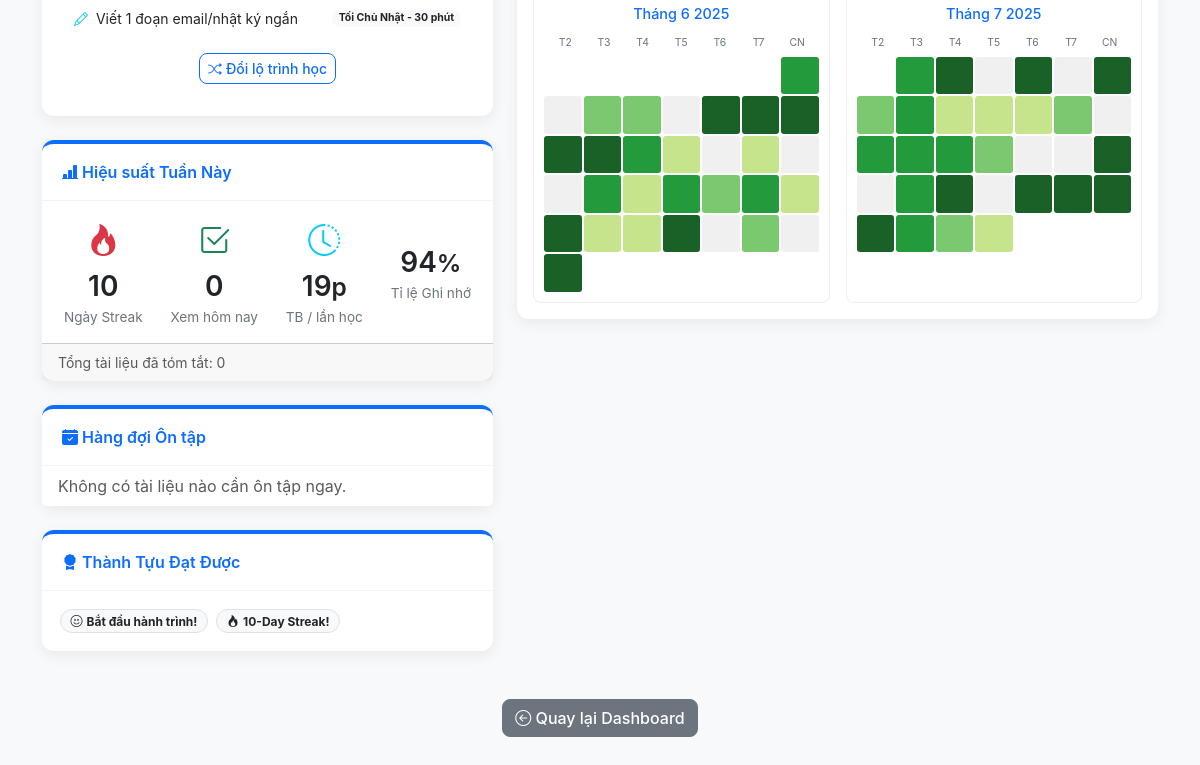
Before: /timeline (lower part) with the older database file.
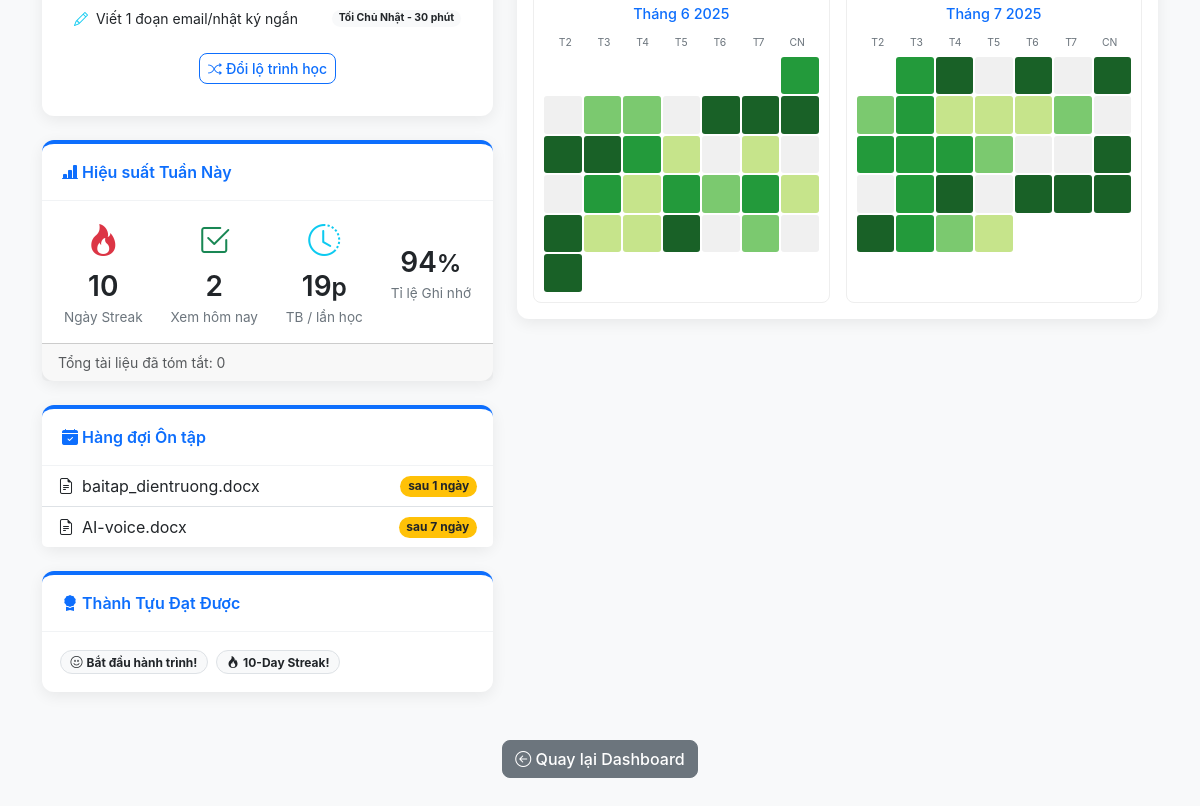
After: the same page with the newer database file.
### app.py (models this page shows)
class Document(db.Model):
    id = db.Column(db.Integer, primary_key=True)
    filename = db.Column(db.String(200), nullable=False)
    filepath = db.Column(db.String(300), nullable=False, unique=True)
    category = db.Column(db.String(100), nullable=True, default="Chưa phân loại")
    uploaded_date = db.Column(db.DateTime, nullable=False, default=lambda: datetime.now(timezone.utc))
    last_viewed_date = db.Column(db.DateTime, nullable=True)
    doc_type = db.Column(db.String(20), nullable=False, default='file')
    engagement_level = db.Column(db.String(50), nullable=True)
    custom_note = db.Column(db.Text, nullable=True)
    deadline = db.Column(db.Date, nullable=True)
    extracted_content = db.Column(db.Text, nullable=True)
    user_summary = db.Column(db.Text, nullable=True)
    ai_topic_label = db.Column(db.String(100), nullable=True)
    win_criteria_description = db.Column(db.Text, nullable=True)
    target_score = db.Column(db.Integer, nullable=True)
    actual_score = db.Column(db.Integer, nullable=True)
    keywords = db.Column(db.Text, nullable=True)
    context_event = db.Column(db.String(200), nullable=True)
    is_goal_related = db.Column(db.Boolean, default=False, nullable=False)
    filename_normalized = db.Column(db.String(200), nullable=True)
    workspace_items = db.relationship('WorkspaceItem', backref='document', lazy=True, cascade="all, delete-orphan")
    relations = db.relationship('WorkspaceItemRelation', backref='document', lazy=True, cascade="all, delete-orphan")
    learning_objectives = db.relationship('LearningObjective', backref='doc', lazy=True, cascade="all, delete-orphan")

### app.py (the view)
@app.route('/timeline', endpoint='study_timeline')
def study_timeline():
    docs_viewed_today_count = 0; docs_summarized_count = 0
    try:
        today_start_utc = datetime.now(timezone.utc).replace(hour=0, minute=0, second=0, microsecond=0)
        today_end_utc = today_start_utc + timedelta(days=1)
        docs_viewed_today_count = db.session.query(Document.id).filter(Document.last_viewed_date.between(today_start_utc, today_end_utc)).count()
        docs_summarized_count = db.session.query(Document.id).filter(Document.user_summary.isnot(None) & (Document.user_summary != '')).count()
    except Exception as e: print(f"Error fetching timeline stats: {e}")
    streak_days = random.randint(0, 20); avg_session_time = random.randint(10, 45); review_queue = []
    try:
        review_docs = get_random_docs(Document, 5)
        for doc in review_docs:
            due_in_days = random.choice([1, 2, 3, 5, 7]); due_date = date.today() + timedelta(days=due_in_days)
            review_queue.append({"id": doc.id, "name": doc.filename, "due": f"sau {due_in_days} ngày"})
    except Exception as e: print(f"Error fetching review queue: {e}")
    achievements = [{"icon": "bi-emoji-smile", "text": "Bắt đầu hành trình!"}]
    if streak_days >= 5: achievements.append({"icon": "bi-fire", "text": f"{streak_days}-Day Streak!"})
    if docs_summarized_count >= 1: achievements.append({"icon": "bi-lightbulb-fill", "text": "Viết tóm tắt đầu tiên!"})
    return render_template('timeline.html', docs_viewed_today=docs_viewed_today_count, total_docs_summarized=docs_summarized_count, current_streak=streak_days, avg_session_minutes=avg_session_time, review_items=review_queue, earned_achievements=achievements, documents_data_for_js=[])

### app.py (called while the page is built)
def get_random_docs(model, num_docs):
    all_ids = db.session.query(model.id).all()
    if not all_ids: return []
    random_id_tuples = random.sample(all_ids, min(len(all_ids), num_docs))
    random_ids = [r[0] for r in random_id_tuples]
    return model.query.filter(model.id.in_(random_ids)).all()

@app.context_processor
def inject_user():
    try:
        user = User.query.first()
        return dict(user=user)
    except Exception as e:
        print(f"Error injecting user: {e}")
        return dict(user=None)

### templates/timeline.html (shortened to what this page needs)
{% extends "layout.html" %}
{% block content %}
    <div class="row">
        <div class="col-lg-5">
             <div class="card mb-4">
                <div class="card-body small">
                    <ul class="list-group list-group-flush" id="suggested-pathway-list">
                    </ul>
                     <p class="text-center mt-3">
                        <button type="button" class="btn btn-sm btn-outline-primary" id="change-pathway-btn">
                            <i class="bi bi-shuffle me-1"></i>Đổi lộ trình học
                        </button>
                     </p>
                </div>
             </div>
             <div class="card stat-card">
                 <div class="card-header"><i class="bi bi-bar-chart-line-fill"></i> Hiệu suất Tuần Này </div>
                 <div class="card-body">
                     <div class="text-center">
                        <i class="bi bi-fire stat-icon text-danger"></i>
                        <div class="stat-value">{{ current_streak }}</div>
                        <div class="stat-label">Ngày Streak</div>
                     </div>
                     <div class="text-center">
                        <i class="bi bi-check2-square stat-icon text-success"></i>
                        <div class="stat-value">{{ docs_viewed_today }}</div>
                        <div class="stat-label">Xem hôm nay</div>
                     </div>
                     <div class="text-center">
                        <i class="bi bi-clock-history stat-icon text-info"></i>
                        <div class="stat-value">{{ avg_session_minutes }}<small>p</small></div>
                        <div class="stat-label">TB / lần học</div>
                     </div>
                     <div class="text-center">
                        <div class="stat-value" id="recall-rate-value">--<small>%</small></div>
                        <div class="stat-label">Tỉ lệ Ghi nhớ </div>
                    </div>
                 </div>
                 <div class="card-footer text-muted small"> Tổng tài liệu đã tóm tắt: {{ total_docs_summarized }} </div>
             </div>
             <div class="card">
                 <div class="card-header"><i class="bi bi-calendar-check-fill"></i> Hàng đợi Ôn tập </div>
                 <ul class="list-group list-group-flush">
                     {% if review_items %}
                         {% for item in review_items %}
                         <li class="list-group-item d-flex justify-content-between align-items-center">
                             <a href="{{ url_for('view_document', document_id=item.id) if item.id else '#' }}" class="text-decoration-none text-dark" title="{{ item.name }}">
                                 <i class="bi bi-file-earmark-text me-2"></i>{{ item.name | truncate(35) }}
                             </a>
                             <span class="badge bg-warning text-dark rounded-pill">{{ item.due }}</span>
                         </li>
                         {% endfor %}
                     {% else %}
                         <li class="list-group-item text-muted">Không có tài liệu nào cần ôn tập ngay.</li>
                     {% endif %}
                 </ul>
             </div>
             <div class="card">
                 <div class="card-header"><i class="bi bi-award-fill"></i> Thành Tựu Đạt Được </div>
                 <div class="card-body">
                     <div id="achievementsList">
                         {% if earned_achievements %}
                             {% for ach in earned_achievements %}
                             <span class="badge bg-light text-dark border rounded-pill achievement-badge">
                                 <i class="bi {{ ach.icon }} me-1"></i>{{ ach.text }}
                             </span>
                             {% endfor %}
                         {% else %}
                             <p class="text-muted">Hãy bắt đầu học để mở khóa thành tựu nhé!</p>
                         {% endif %}
                     </div>
                 </div>
             </div>
        </div>
        <div class="col-lg-7">
             <div class="card">
                 <div class="card-body">
                     <div id="monthlyActivitySection" class="monthly-heatmap-container">
                         </div>
                 </div>
             </div>
        </div>
    </div>
    <div class="mt-4 mb-5 text-center">
        <a href="{{ url_for('index') }}" class="btn btn-secondary"><i class="bi bi-arrow-left-circle"></i> Quay lại Dashboard</a>
    </div>
{% endblock %}

### templates/layout.html (shortened to what this page needs)
<!doctype html>
<html lang="vi">
<head>
    <link href="https://cdn.jsdelivr.net/npm/bootstrap@5.3.3/dist/css/bootstrap.min.css" rel="stylesheet">
    <link rel="stylesheet" href="https://cdn.jsdelivr.net/npm/bootstrap-icons@1.10.5/font/bootstrap-icons.css">
</head>
<body data-user-color-theme="{{ user.workspace_color_theme if user else 'blue' }}">
    <div class="container mt-4">
        {% block content %}{% endblock %}
    </div>
</body>
</html>

### templates/timeline.html (style rules this page uses)
.stat-card .card-body { display: flex; align-items: center; justify-content: space-around; flex-wrap: wrap; gap: 1rem; }
.stat-icon { font-size: 2rem; margin-bottom: 0.25rem; }
.stat-value { font-size: 1.75rem; font-weight: 600; }
.stat-label { font-size: 0.85rem; color: var(--text-muted); }
.achievement-badge { padding: 0.4em 0.8em; margin: 2px; display: inline-block; }
.monthly-heatmap-container { display: grid; grid-template-columns: repeat(auto-fill, minmax(230px, 1fr)); gap: 1rem; }

### templates/layout.html (style rules this page uses)
:root { --primary-blue: #0d6efd; --light-bg: #f8f9fa; --white-bg: #ffffff; --card-border-radius: 0.75rem; --element-border-radius: 0.5rem; --card-shadow: 0 4px 15px rgba(0, 0, 0, 0.07); --text-dark: #212529; --text-muted: #6c757d; --accent-red: #dc3545; --bs-info: #0dcaf0; --bs-info-subtle: #cff4fc; --bs-info-text-emphasis: #055160; --bs-warning: #ffc107; --bs-success: #198754; --bs-danger: #dc3545; --bs-purple: #6f42c1; }
body { font-family: -apple-system, BlinkMacSystemFont, "Segoe UI", Roboto, "Helvetica Neue", Arial, sans-serif; background-color: var(--light-bg); color: var(--text-dark); position: relative; min-height: 100vh; padding-bottom: 80px; }
.card { border-radius: var(--card-border-radius); border: none; box-shadow: var(--card-shadow); margin-bottom: 1.5rem; background-color: var(--white-bg); border-top: 4px solid var(--primary-blue); }
.card-header { background-color: transparent; border-bottom: 1px solid #f1f3f5; font-weight: 600; padding: 1rem 1.25rem; color: var(--primary-blue); }
.btn { border-radius: var(--element-border-radius); font-weight: 500; }

Changed rows visible on the page:
added Document: name "baitap_dientruong.docx", due "sau 1 ngày"
added Document: name "AI-voice.docx", due "sau 7 ngày"
Other visible differences:
{{ docs_viewed_today }}: "0" → "2"
text no longer shown: "Không có tài liệu nào cần ôn tập ngay."
